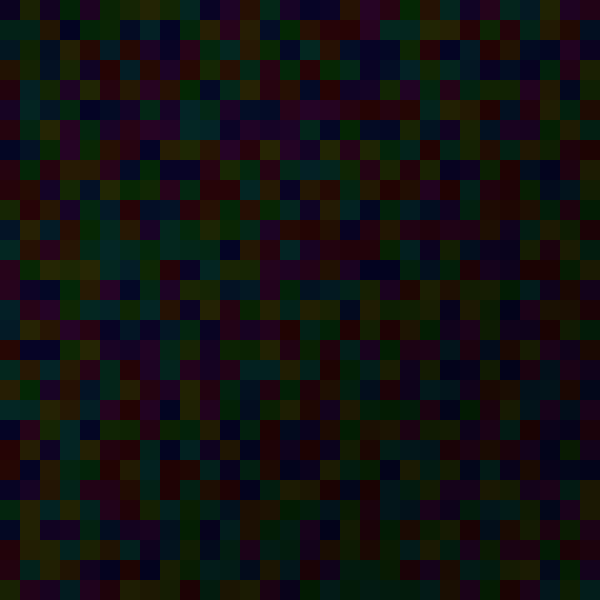
Frame 1 (no input)
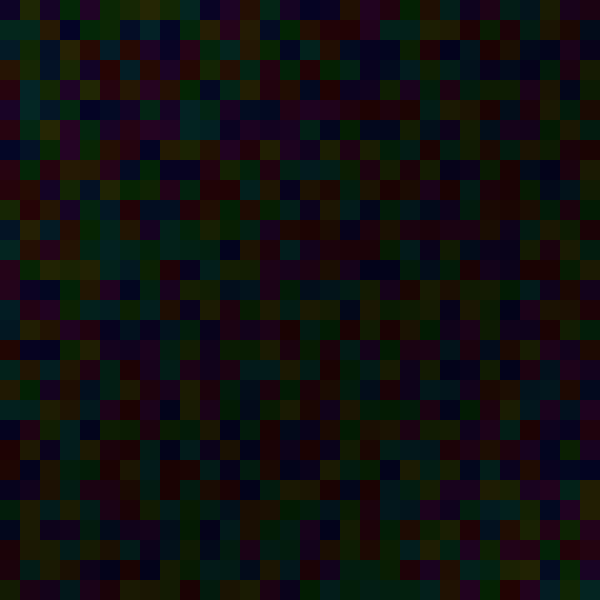
Frame 60 (no input)
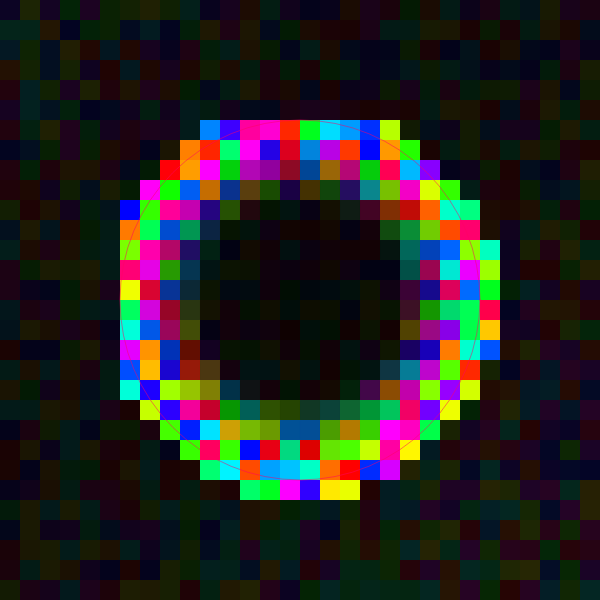
Frame 120 (the mouse pressed at the canvas centre since frame 60)

The p5.js sketch that drew these frames (run headless with seeded random() and noise() and a simulated clock; from frame 60 on, the mouse is pressed at the canvas centre):

// p5.js sketch
// ── sketch.js
let grid = [];
let cellSize = 20;
let cols, rows;
let waves = [];

function setup() {
  createCanvas(600, 600);
  colorMode(HSB, 360, 100, 100, 1);
  background(0);

  cols = width / cellSize;
  rows = height / cellSize;

  for (let j = 0; j < rows; j++) {
    grid[j] = [];
    for (let i = 0; i < cols; i++) {
      grid[j][i] = {
        hue: random(360),
        brightness: 10,
        saturation: 90,
        flash: 0,
        glow: 0
      };
    }
  }
}

function draw() {
  background(0);

  for (let j = 0; j < rows; j++) {
    for (let i = 0; i < cols; i++) {
      let cell = grid[j][i];
      let x = i * cellSize;
      let y = j * cellSize;

      // Apply glow effect
      if (cell.glow > 0) {
        fill(cell.hue, cell.saturation, cell.brightness * cell.glow);
        noStroke();
        rect(x, y, cellSize, cellSize);
        cell.glow -= 0.01;
      } else {
        // Base color with subtle breathing
        let breath = sin(frameCount * 0.02 + i * 0.1 + j * 0.1) * 0.5 + 0.5;
        fill(cell.hue, cell.saturation, cell.brightness + breath * 5);
        noStroke();
        rect(x, y, cellSize, cellSize);
      }

      // Apply flash effect
      if (cell.flash > 0) {
        fill(random(360), 100, 100, cell.flash);
        noStroke();
        rect(x, y, cellSize, cellSize);
        cell.flash -= 0.05;
      }
    }
  }

  // Update and draw waves
  for (let i = waves.length - 1; i >= 0; i--) {
    let wave = waves[i];
    wave.radius += wave.speed;
    if (wave.radius > max(width, height)) {
      waves.splice(i, 1);
      continue;
    }

    // Draw ripple
    stroke(wave.hue, 100, 100, 0.5);
    noFill();
    ellipse(wave.x, wave.y, wave.radius * 2);

    // Apply effects to cells in ripple
    let radius = wave.radius;
    let startI = max(0, floor((wave.x - radius) / cellSize));
    let endI = min(cols - 1, ceil((wave.x + radius) / cellSize));
    let startJ = max(0, floor((wave.y - radius) / cellSize));
    let endJ = min(rows - 1, ceil((wave.y + radius) / cellSize));

    for (let j = startJ; j <= endJ; j++) {
      for (let i = startI; i <= endI; i++) {
        let cell = grid[j][i];
        let cellX = i * cellSize + cellSize / 2;
        let cellY = j * cellSize + cellSize / 2;
        let d = dist(cellX, cellY, wave.x, wave.y);

        if (abs(d - radius) < cellSize) {
          // Flash
          cell.flash = 1.0;
          // Glow
          cell.glow = 1.0;
        }
      }
    }
  }

  // Simulate breathing effect on all cells
  if (frameCount % 30 === 0) {
    for (let j = 0; j < rows; j++) {
      for (let i = 0; i < cols; i++) {
        grid[j][i].hue += random(-1, 1);
      }
    }
  }
}

function mousePressed() {
  let hue = random(360);
  waves.push({
    x: mouseX,
    y: mouseY,
    radius: 0,
    speed: 3,
    hue: hue
  });
}
